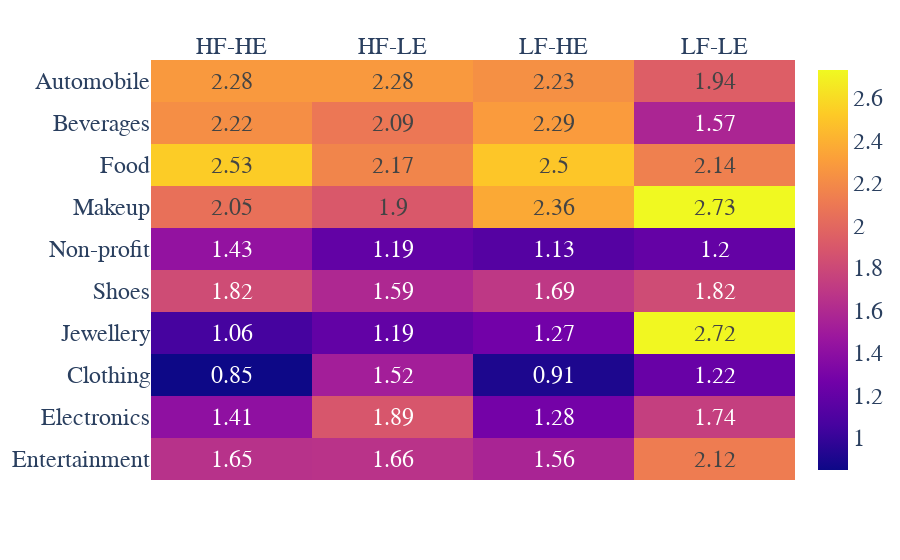

Notebook source saved alongside this figure:
### Code cell
import plotly.express as px

# Define the x-axis and y-axis labels
x = ['HF-HE', 'HF-LE', 'LF-HE', 'LF-LE']
y = ['Automobile', 'Beverages', 'Food', 'Makeup', 'Non-profit', 'Shoes', 'Jewellery', 'Clothing', 'Electronics', 'Entertainment']

# Define the data for the heatmap based on the provided table
z = [
    [2.28, 2.28, 2.23, 1.94],  # Beverages
    [2.22, 2.09, 2.29, 1.57],  # Food
    [2.53, 2.17, 2.50, 2.14],  # Makeup
    [2.05, 1.90, 2.36, 2.73],  # Shoes
    [1.43, 1.19, 1.13, 1.20],  # Non-profit
    [1.82, 1.59, 1.69, 1.82],  # Automobile
    [1.06, 1.19, 1.27, 2.72],  # Jewellery
    [0.85, 1.52, 0.91, 1.22],  # Clothing
    [1.41, 1.89, 1.28, 1.74],  # Electronics
    [1.65, 1.66, 1.56, 2.12],  # Entertainment
]

fig = px.imshow(z, x=x, y=y, aspect="auto", text_auto=True)
fig.update_xaxes(side="top")

# Update the font size for annotations
fig.update_traces(textfont_size=24)

# Update the font size for axes
fig.update_layout(
    font=dict(size=24,  family="Arial Black")  # Adjust the size value as needed
    # font=dict(size=26,  family="Calibri Bold")  # Adjust the size value as needed
)

fig.show()

### Figure 1 — Plotly figure (JSON) as saved in the notebook; plotly's stock layout.template omitted (floating-point values rounded to 4 significant figures)
{"data": [{"coloraxis": "coloraxis", "hovertemplate": "x: %{x}<br>y: %{y}<br>color: %{z}<extra></extra>", "name": "0", "textfont": {"size": 24}, "texttemplate": "%{z}", "type": "heatmap", "x": ["HF-HE", "HF-LE", "LF-HE", "LF-LE"], "xaxis": "x", "y": ["Automobile", "Beverages", "Food", "Makeup", "Non-profit", "Shoes", "Jewellery", "Clothing", "Electronics", "Entertainment"], "yaxis": "y", "z": [[2.28, 2.28, 2.23, 1.94], [2.22, 2.09, 2.29, 1.57], [2.53, 2.17, 2.5, 2.14], [2.05, 1.9, 2.36, 2.73], [1.43, 1.19, 1.13, 1.2], [1.82, 1.59, 1.69, 1.82], [1.06, 1.19, 1.27, 2.72], [0.85, 1.52, 0.91, 1.22], [1.41, 1.89, 1.28, 1.74], [1.65, 1.66, 1.56, 2.12]]}], "layout": {"coloraxis": {"colorscale": [[0, "#0d0887"], [0.1111, "#46039f"], [0.2222, "#7201a8"], [0.3333, "#9c179e"], [0.4444, "#bd3786"], [0.5556, "#d8576b"], [0.6667, "#ed7953"], [0.7778, "#fb9f3a"], [0.8889, "#fdca26"], [1, "#f0f921"]]}, "font": {"family": "Arial Black", "size": 24}, "margin": {"t": 60}, "xaxis": {"anchor": "y", "domain": [0, 1], "side": "top"}, "yaxis": {"anchor": "x", "autorange": "reversed", "domain": [0, 1]}}}
